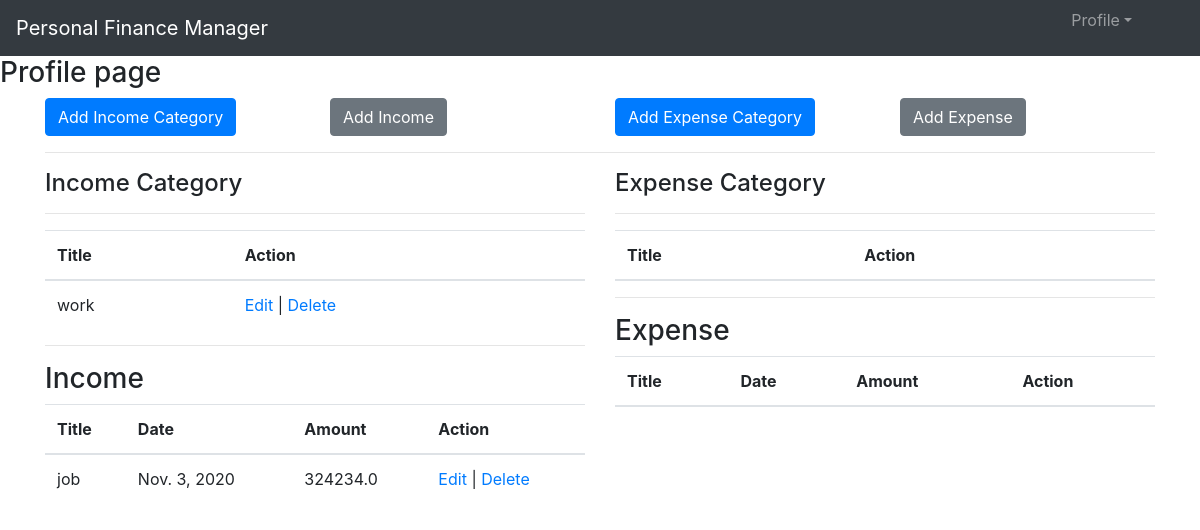
/account/ (signed in), run on an earlier commit of the app's database.
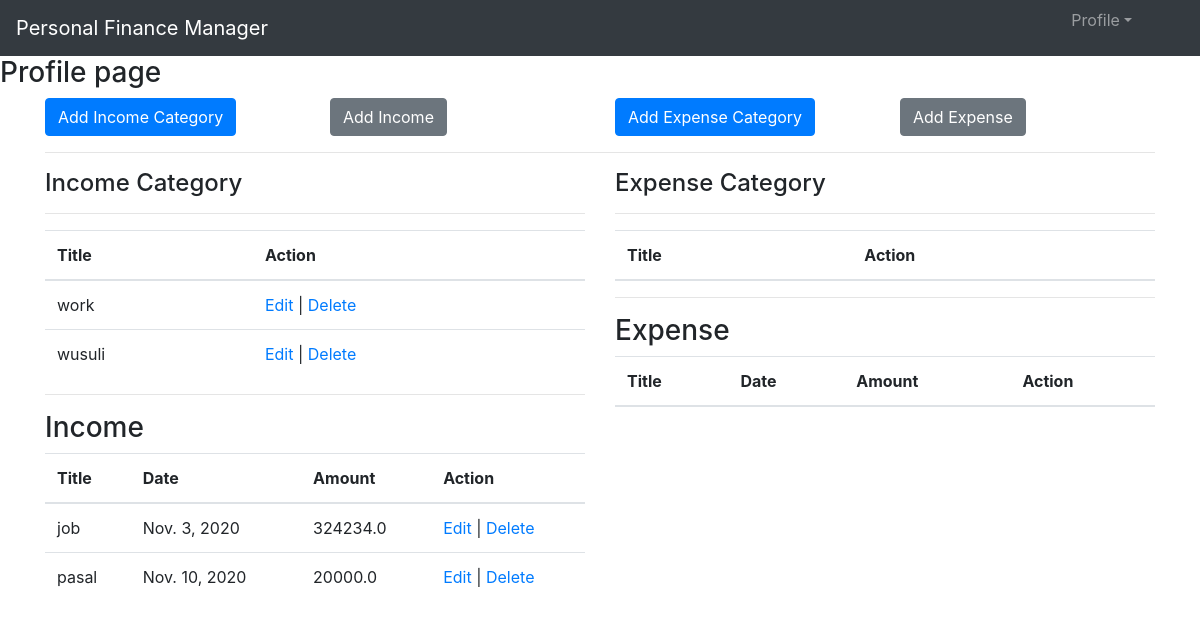
And on a later commit of the database.
### income/models.py (models this page shows, shortened)
class IncomeCategory(models.Model):
    title=models.CharField(max_length=100)
    user=models.ForeignKey(Account,on_delete=models.CASCADE)
    class Meta:
        db_table="incomecategory"

class Income(models.Model):
    title=models.CharField(max_length=100)
    date=models.DateField()
    amount=models.FloatField()
    expense_category=models.ForeignKey(IncomeCategory,on_delete=models.CASCADE)
    class Meta:
        db_table='income'

### account/views.py (the view)
# urls.py: path('',views.profile,name='account'),
@login_required(login_url='signin')
def profile(request):
    incomeCategory=IncomeCategory.objects.filter(user=request.user)[:5]
    income=Income.objects.filter(expense_category__in=incomeCategory)
    expenseCategory=ExpenseCategory.objects.filter(user=request.user)
    expense=Expense.objects.filter(expense_category__in=expenseCategory)
    return render(request,'pages/profile.html',{'incomeCategory':incomeCategory,'income':income,'expenseCategory':expenseCategory,'expense':expense})

### templates/pages/profile.html (shortened to what this page needs)
{% extends "base.html" %}
{% block body %}
  <h3>Profile page</h3>
  <div class="container">
    <div class="row">
      <div class="col-sm-3">
        <a name="" id="" class="btn btn-primary" href="{% url 'addIncomeCategory' %}" role="button">Add Income Category</a>
      </div>
      <div class="col-sm-3">
        <a name="" id="" class="btn btn-secondary" href="{% url 'addIncome' %}" role="button">Add Income </a>
      </div>
      <div class="col-sm-3">
        <a name="" id="" class="btn btn-primary " href="{% url 'addExpenseCategory' %}" role="button">Add Expense Category</a>
      </div>
      <div class="col-sm-3">
        <a name="" id="" class="btn btn-secondary " href="{% url 'addExpense' %}" role="button">Add Expense </a>
      </div>
    </div>
    <hr>
    <div class="row">
      <div class="col-md-6">
        <h4>Income Category</h4>
        <hr>
        <table class="table">
          <thead>
            <th>Title</th>
            <th>Action</th>
          </thead>
          {% for c in incomeCategory %}
            <tr>
              <td>{{c.title}}</td>
              <td><a href="{% url 'editIncomeCategory' c.id%}">Edit</a> | <a href="{% url 'deleteIncomeCategory' c.id%}">Delete</a></td>
            </tr>
          {% endfor %}
        </table>
        <hr>
        <h3>Income</h3>
        <table class='table'>
          <thead>
            <th>Title</th>
            <th>Date</th>
            <th>Amount</th>
            <th>Action</th>
          </thead>
          {% for c in income %}
            <tr>
              <td>{{c.title}}</td>
              <td>{{c.date}}</td>
              <td>{{c.amount}}</td>
              <td><a href="{% url 'editIncome' c.id%}">Edit</a> | <a href="{% url 'deleteIncome' c.id%}">Delete</a></td>
            </tr>
          {% endfor %}
        </table>
      </div>
      <div class="col-md-6">
        <h4>Expense Category</h4>
        <hr>
        <table class="table">
          <thead>
            <th>Title</th>
            <th>Action</th>
          </thead>
        </table>
        <hr>
        <h3>Expense</h3>
        <table class='table'>
          <thead>
            <th>Title</th>
            <th>Date</th>
            <th>Amount</th>
            <th>Action</th>
          </thead>
        </table>
      </div>
    </div>
  </div>
{% endblock body %}

What changed in the data, as far as the page shows it:
added IncomeCategory: title "wusuli"
added Income: title "pasal", date "Nov. 10, 2020", amount "20000.0"
